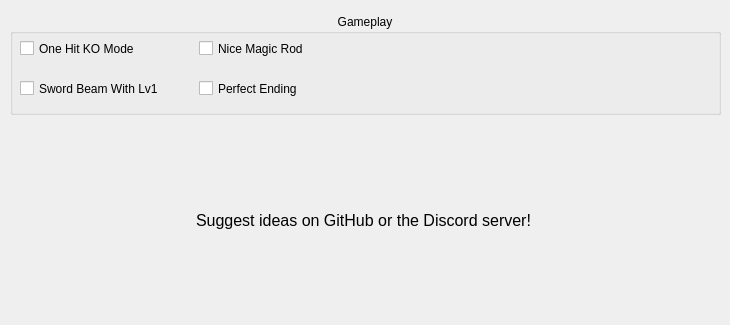
      <widget class="QWidget" name="tab_7">
       <attribute name="title">
        <string>Patches</string>
       </attribute>
       <widget class="QGroupBox" name="groupBox_8">
        <property name="geometry">
         <rect>
          <x>10</x>
          <y>14</y>
          <width>711</width>
          <height>101</height>
         </rect>
        </property>
        <property name="title">
         <string>Gameplay</string>
        </property>
        <property name="alignment">
         <set>Qt::AlignHCenter|Qt::AlignTop</set>
        </property>
        <widget class="QCheckBox" name="ohkoCheck">
         <property name="geometry">
          <rect>
           <x>10</x>
           <y>24</y>
           <width>151</width>
           <height>21</height>
          </rect>
         </property>
         <property name="whatsThis">
          <string>Link will die in a single hit</string>
         </property>
         <property name="text">
          <string>One Hit KO Mode</string>
         </property>
        </widget>
        <widget class="QCheckBox" name="lv1BeamCheck">
         <property name="geometry">
          <rect>
           <x>10</x>
           <y>64</y>
           <width>151</width>
           <height>21</height>
          </rect>
         </property>
         <property name="whatsThis">
          <string>Allows you to beam slash with the Lv1 Sword. Still requires full health</string>
         </property>
         <property name="text">
          <string>Sword Beam With Lv1</string>
         </property>
        </widget>
        <widget class="QCheckBox" name="niceRodCheck">
         <property name="geometry">
          <rect>
           <x>189</x>
           <y>24</y>
           <width>151</width>
           <height>21</height>
          </rect>
         </property>
         <property name="whatsThis">
          <string>Increases the fire rate of the Magic Rod</string>
         </property>
         <property name="text">
          <string>Nice Magic Rod</string>
         </property>
        </widget>
        <widget class="QCheckBox" name="perfectEndingCheck">
         <property name="geometry">
          <rect>
           <x>189</x>
           <y>64</y>
           <width>151</width>
           <height>21</height>
          </rect>
         </property>
         <property name="whatsThis">
          <string>Forces the perfect ending to be displayed at the end of the game.&lt;br&gt;&lt;b&gt;&lt;u&gt;WARNING : Disables the death count&lt;/u&gt;&lt;/b&gt;</string>
         </property>
         <property name="text">
          <string>Perfect Ending</string>
         </property>
        </widget>
       </widget>
       <widget class="QLabel" name="label_4">
        <property name="geometry">
         <rect>
          <x>18</x>
          <y>125</y>
          <width>691</width>
          <height>191</height>
         </rect>
        </property>
        <property name="font">
         <font>
          <pointsize>12</pointsize>
          <bold>false</bold>
         </font>
        </property>
        <property name="text">
         <string>Suggest ideas on GitHub or the Discord server!</string>
        </property>
        <property name="alignment">
         <set>Qt::AlignCenter</set>
        </property>
       </widget>
      </widget>
